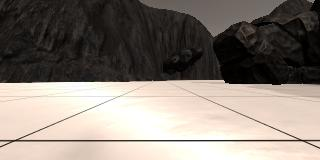
#> input picture calibration_images/example_grid1.jpg, 320 x 160 px
$ jupyter execute Rover_Lab_Notebook_Perspective_Transform.ipynb   (shell and % lines are left out)   (older library calls are emulated)
#> lines starting #> are read from the running program, lines starting #| are printed output that depends on the picture; after the words box and inside, x2 and y2 are one past the last pixel; in counts of white or black regions, pixels touching at a corner belong together
## Rover Lab - Perpective Transform Notebook
This notebook helps you to acquire the source points of your perspective transform. Click `Run` button above to execute the code in each block!

_Note: If, at any point, you encounter frozen display windows or other confounding issues, you can always start again with a clean slate by going to the "Kernel" menu above and selecting "Restart & Clear Output"._

[cell 1]
#%matplotlib qt # Choose %matplotlib qt to plot to an interactive window (note it may show up behind your browser)
# Make some of the relevant imports
import cv2 # OpenCV for perspective transform
import numpy as np
import matplotlib.image as mpimg
import matplotlib.pyplot as plt
import scipy.misc # For saving images as needed
import glob  # For reading in a list of images from a folder

[cell 2]
path = '../test_dataset/IMG/*'
img_list = glob.glob(path)

example_grid = '../calibration_images/example_grid1.jpg'
example_rock = '../calibration_images/example_rock2.jpg'
grid_img = mpimg.imread(example_grid)
#> grid_img is the input picture: shape (160, 320, 3); mean R, G, B 135.1, 126.3, 118.3
rock_img = mpimg.imread(example_rock)
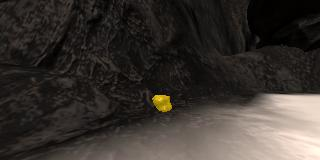
#> input picture calibration_images/example_rock2.jpg, 320 x 160 px
#> rock_img is the input picture: shape (160, 320, 3); mean R, G, B 57.6, 52, 47.3

plt.imshow(rock_img)
plt.show()

[cell 3]
def color_thresh(img, rgb_thresh=(160, 160, 160)):
    # Create an array of zeros same xy size as img, but single channel
#> called with rgb_thresh = (160, 160, 160)
    color_select = np.zeros_like(img[:,:,0])
    # Require that each pixel be above all three threshold values in RGB
    # above_thresh will now contain a boolean array with "True"
    # where threshold was met
    above_thresh = (img[:,:,0] > rgb_thresh[0]) \
                & (img[:,:,1] > rgb_thresh[1]) \
                & (img[:,:,2] > rgb_thresh[2])
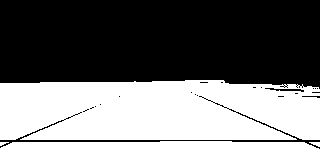
#> above_thresh: shape (160, 320) bool; 46.5% white; 4 white regions, box (x1, y1, x2, y2) and area: (0, 80, 320, 140) 17996, (0, 141, 320, 160) 5734, (309, 142, 320, 147) 33, (0, 142, 9, 146) 21
    # Index the array of zeros with the boolean array and set to 1
    color_select[above_thresh] = 1
    # Return the binary image
    return color_select
def rock_thresh(img):
    HSV_img = cv2.cvtColor(img, cv2.COLOR_RGB2HSV)
    # Create an array of zeros same xy size as img, but single channel
    color_select = np.zeros_like(img[:,:,0])
    # Require that each pixel be above all three threshold values in RGB
    # above_thresh will now contain a boolean array with "True"
    # where threshold was met
    above_thresh = (20 < HSV_img[:,:,0]) \
                & (30 > HSV_img[:,:,0]) \
                & (80 < HSV_img[:,:,1]) \
                & (255 > HSV_img[:,:,1]) \
                & (80 < HSV_img[:,:,2]) \
                & (255 > HSV_img[:,:,2])
    # Index the array of zeros with the boolean array and set to 1
    color_select[above_thresh] = 1
    # Return the binary image
    return color_select

[cell 4]
b_img = color_thresh(grid_img)
plt.imshow(b_img, cmap='gray')
plt.show()

[cell 5]
a_img = cv2.bitwise_not(b_img)
plt.imshow(a_img, cmap='gray')
plt.show()
